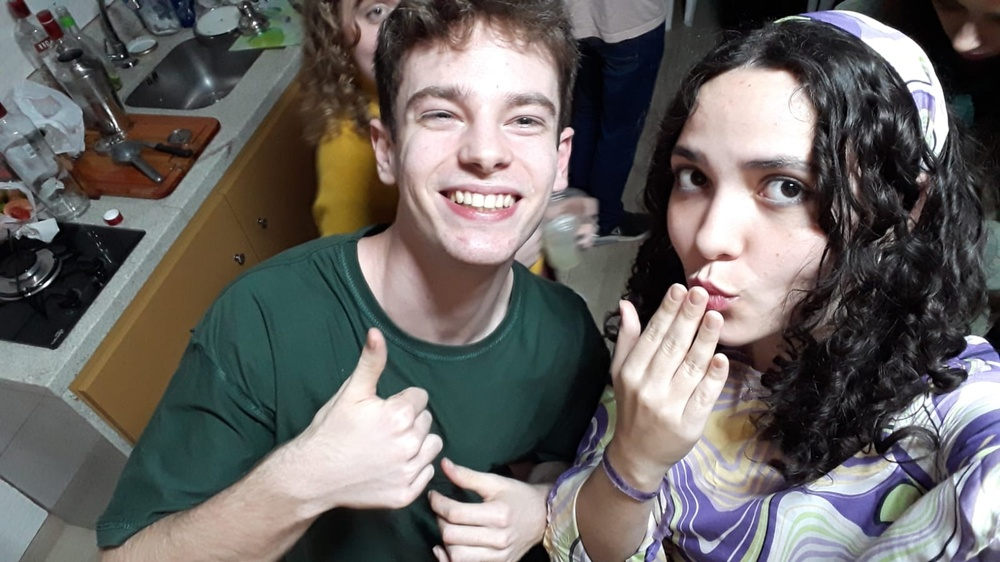
#> input picture imagens/teste2.jpg, 1000 x 562 px, shrunk from 1600 x 900 before the run
$ python stereographic.py
#> lines starting #> are read from the running program, lines starting #| are printed output that depends on the picture
import cv2
import numpy as np
import matplotlib.pyplot as plt


def FOV2f(fov, diagnoal):

    f = diagnoal / (2 * np.tan(fov / 2))
    return f


def correct(image, fov):

    h, w, _ = image.shape
    d = min(h, w)
    f = FOV2f(fov, d)
    r0 = d / (2 * np.tan(0.5 * np.arctan(d / (2 * f))))

    x = (np.arange(0, w, 1) - w / 2).astype(np.float32)
    y = (np.arange(0, h, 1) - h / 2).astype(np.float32)
    x, y = np.meshgrid(x, y)

    coords = np.stack([x, y], axis=-1)
    rp = np.linalg.norm(coords, axis=-1)
    ru = r0 * np.tan(0.5 * np.arctan(rp / f))

    x = x / ru * rp + w / 2
    y = y / ru * rp + h / 2

    out = cv2.remap(image, x, y, interpolation=cv2.INTER_LINEAR)

    return out


def get_uniform_stereo_mesh(image, fov, Q, mesh_ds_ratio):

    H, W, _ = image.shape
    Hm = H // mesh_ds_ratio + 2 * Q
    Wm = W // mesh_ds_ratio + 2 * Q
    d = min(Hm, Wm) * mesh_ds_ratio
    f = FOV2f(fov, d)
    r0 = d / (2 * np.tan(0.5 * np.arctan(d / (2 * f))))

    x = (np.arange(0, Wm, 1)).astype(np.float32) - (Wm // 2) + 0.5
    y = (np.arange(0, Hm, 1)).astype(np.float32) - (Hm // 2) + 0.5
    x = x * mesh_ds_ratio
    y = y * mesh_ds_ratio
    x, y = np.meshgrid(x, y)

    mesh_uniform = np.stack([x, y], axis=0)
    rp = np.linalg.norm(mesh_uniform, axis=0)
    ru = r0 * np.tan(0.5 * np.arctan(rp / f))

    x = x / ru * rp
    y = y / ru * rp
    mesh_stereo = np.stack([x, y], axis=0)

    return mesh_uniform, mesh_stereo


if __name__ == "__main__":

    image = cv2.imread("imagens/teste2.jpg")[::4, ::4, :]
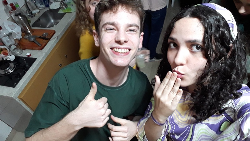
#> image: shape (141, 250, 3); mean B, G, R 99, 101, 104.8
    out = correct(image, np.pi * 97 / 180)
#> in correct, `out = cv2.remap(image, x, y, interpolation=cv2.INTER_LINEAR)`:
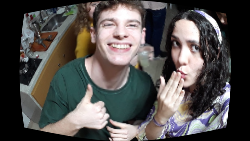
#> out: shape (141, 250, 3); mean B, G, R 77.9, 79.9, 83.3
    plt.imshow(image[:, :, ::-1])
    plt.axis("off")
    plt.show()
    plt.imshow(out[:, :, ::-1])
    plt.axis("off")
    plt.show()
    mesh_uniform, mesh_stereo = get_uniform_stereo_mesh(image, np.pi*97/180,4,10)
    print(mesh_stereo.shape, mesh_uniform.shape)
#| (2, 22, 33) (2, 22, 33)

$ run again, with imagens/teste3.jpg copied over imagens/teste2.jpg
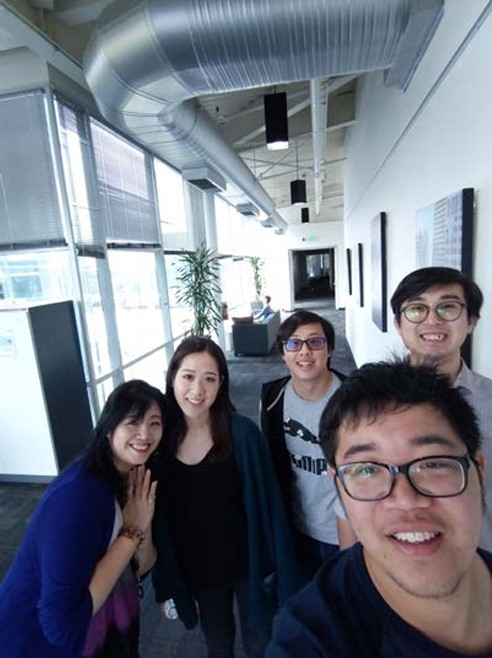
#> input picture imagens/teste3.jpg, 492 x 658 px
#> `image = cv2.imread("imagens/teste2.jpg")[::4, ::4, :]`:
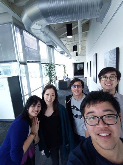
#> image: shape (165, 123, 3); mean B, G, R 128.6, 117.8, 112.8
#> in correct, `out = cv2.remap(image, x, y, interpolation=cv2.INTER_LINEAR)`:
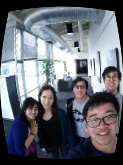
#> out: shape (165, 123, 3); mean B, G, R 113, 104.7, 100.8
#| (2, 24, 20) (2, 24, 20)

$ run again, with imagens/teste4.jpg copied over imagens/teste2.jpg
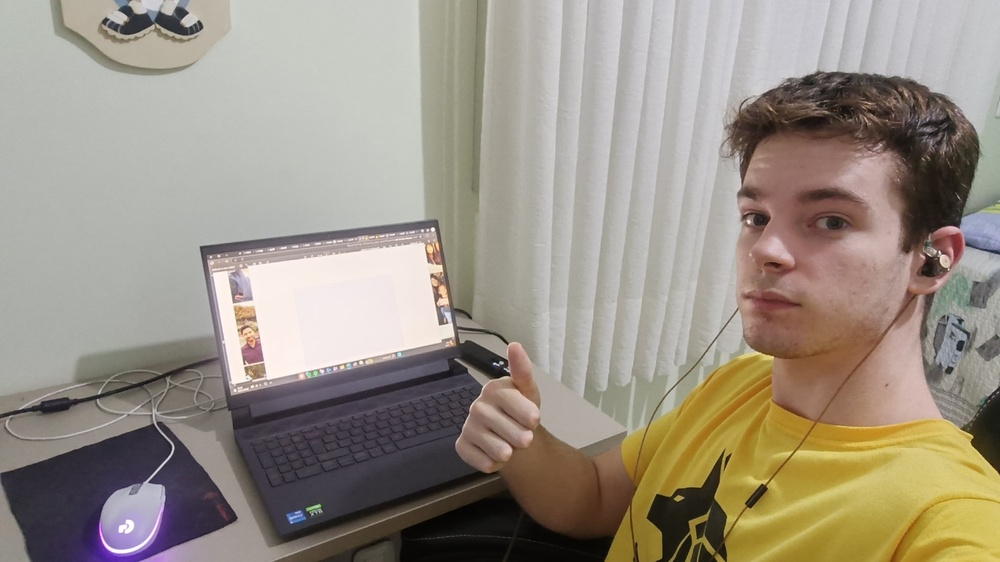
#> input picture imagens/teste4.jpg, 1000 x 562 px, shrunk from 4160 x 2340 before the run
#> `image = cv2.imread("imagens/teste2.jpg")[::4, ::4, :]`:
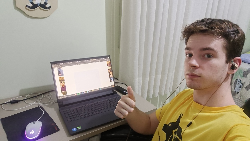
#> image: shape (141, 250, 3); mean B, G, R 133.5, 145.8, 154.6
#> in correct, `out = cv2.remap(image, x, y, interpolation=cv2.INTER_LINEAR)`:
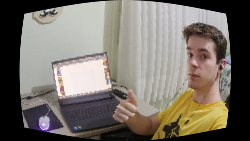
#> out: shape (141, 250, 3); mean B, G, R 104.8, 113.6, 120.2
#| (2, 22, 33) (2, 22, 33)

$ run again, with imagens/teste5.jpg copied over imagens/teste2.jpg
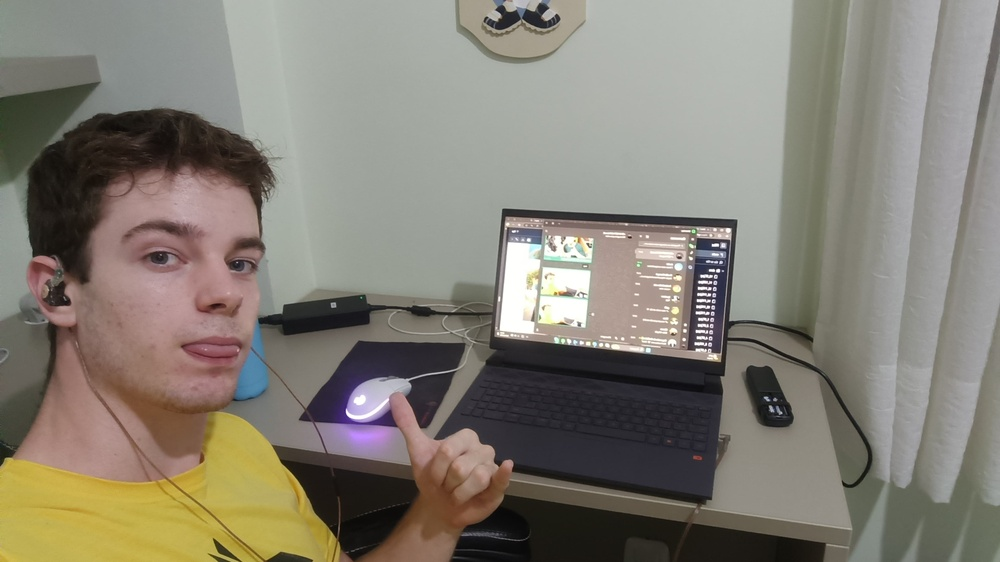
#> input picture imagens/teste5.jpg, 1000 x 562 px, shrunk from 4160 x 2340 before the run
#> `image = cv2.imread("imagens/teste2.jpg")[::4, ::4, :]`:
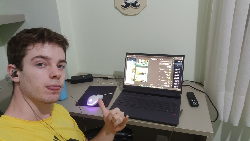
#> image: shape (141, 250, 3); mean B, G, R 116.1, 127, 132.1
#> in correct, `out = cv2.remap(image, x, y, interpolation=cv2.INTER_LINEAR)`:
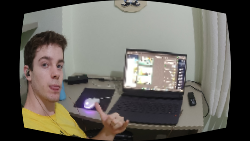
#> out: shape (141, 250, 3); mean B, G, R 91.1, 98.1, 101.6
#| (2, 22, 33) (2, 22, 33)
